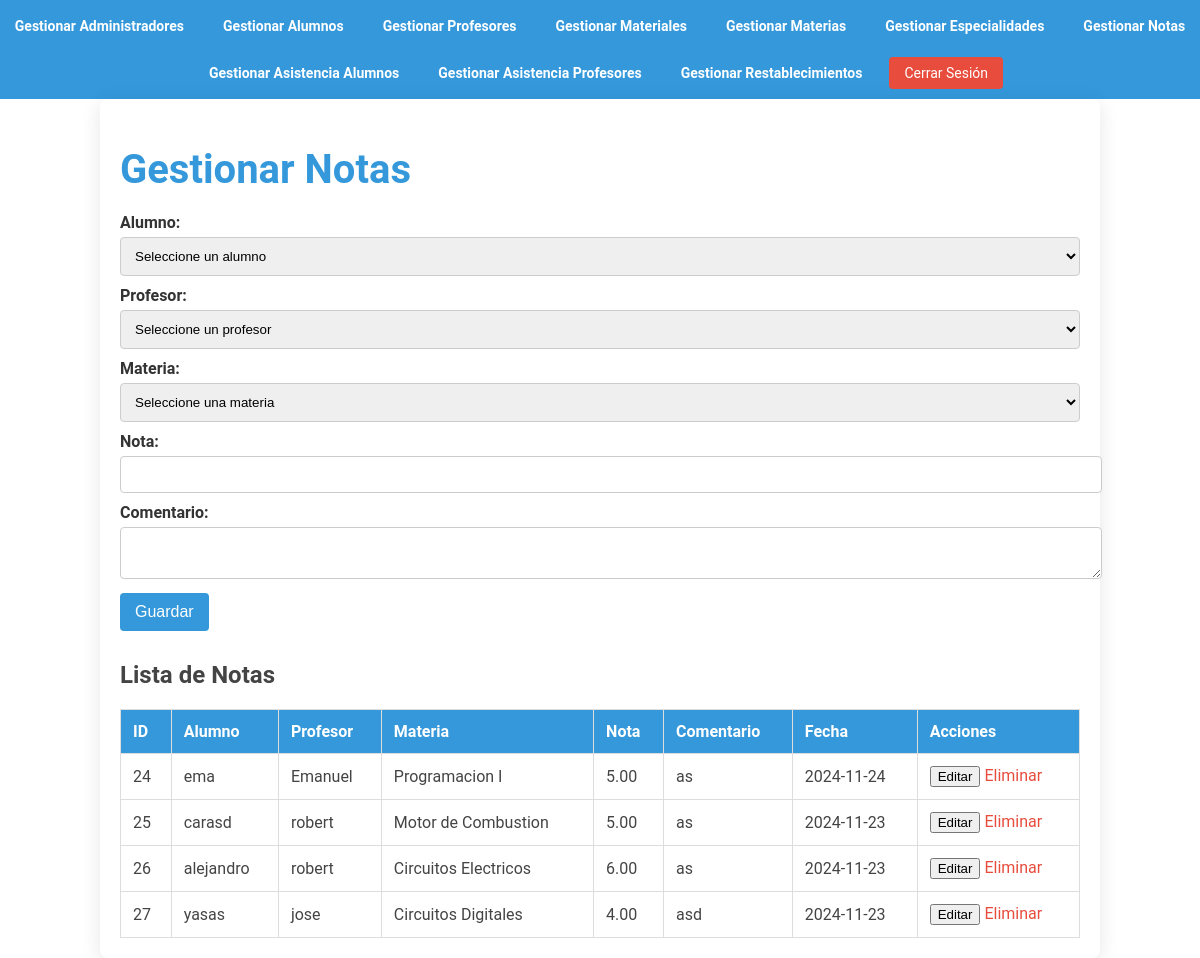
The page /manage_notas.php (signed in) on the database its author committed.
### tables this page shows
CREATE TABLE `notas` (
  `id` int(11) NOT NULL,
  `alumno_id` int(11) NOT NULL,
  `profesor_id` int(11) NOT NULL,
  `materia_id` int(11) NOT NULL,
  `nota` decimal(5,2) NOT NULL,
  `comentario` text DEFAULT NULL,
  `fecha` date NOT NULL
);

CREATE TABLE `alumnos` (
  `id` int(11) NOT NULL,
  `nombre` varchar(100) DEFAULT NULL,
  `apellido` varchar(100) DEFAULT NULL,
  `dni` varchar(20) DEFAULT NULL,
  `especialidad_id` int(11) DEFAULT NULL,
  `año` int(11) DEFAULT NULL,
  `materia_id` int(11) DEFAULT NULL,
  `fecha_nacimiento` date DEFAULT NULL,
  `username` varchar(100) DEFAULT NULL,
  `password` varchar(255) DEFAULT NULL,
  `email` varchar(100) DEFAULT NULL,
  `user_type` enum('alumno') NOT NULL DEFAULT 'alumno'
);

CREATE TABLE `profesores` (
  `id` int(11) NOT NULL,
  `nombre` varchar(255) NOT NULL,
  `username` varchar(50) NOT NULL,
  `password` varchar(255) NOT NULL,
  `email` varchar(100) NOT NULL,
  `user_type` enum('profesor') NOT NULL DEFAULT 'profesor',
  `especialidad_id` int(11) DEFAULT NULL,
  `materia_id` int(11) DEFAULT NULL,
  `apellido` varchar(255) NOT NULL,
  `dni` char(8) NOT NULL,
  `año` tinyint(1) NOT NULL,
  `fecha_nacimiento` date DEFAULT NULL
);

CREATE TABLE `materias` (
  `id` int(11) NOT NULL,
  `nombre` varchar(100) NOT NULL,
  `especialidad_id` int(11) DEFAULT NULL
);

### manage_notas.php (the view, shortened to what this page needs)
<?php
include 'config.php';
$sql = "
    SELECT
        notas.*,
        alumnos.nombre AS alumno_nombre,
        profesores.nombre AS profesor_nombre,
        materias.nombre AS materia_nombre
    FROM
        notas
    LEFT JOIN
        alumnos ON notas.alumno_id = alumnos.id
    LEFT JOIN
        profesores ON notas.profesor_id = profesores.id
    LEFT JOIN
        materias ON notas.materia_id = materias.id
";
$notas_result = $conn->query($sql);
?>
<!DOCTYPE html>
<html lang="es">
<head>
    <link rel="stylesheet" href="css/gestion_notas.css">
</head>
<body>
    <header>
        <nav>
        <a href="manage_users.php">Gestionar Administradores</a>
            <a href="manage_alumnos.php">Gestionar Alumnos</a>
            <a href="manage_profesores.php">Gestionar Profesores</a>
            <a href="manage_materiales.php">Gestionar Materiales</a>
            <a href="manage_materias.php">Gestionar Materias</a>
            <a href="manage_especialidades.php">Gestionar Especialidades</a>
            <a href="manage_notas.php">Gestionar Notas</a>
            <a href="manage_asistencia_alumnos.php">Gestionar Asistencia Alumnos</a>
            <a href="manage_asistencia_profesores.php">Gestionar Asistencia Profesores</a>
            <a href="manage_password_resets.php">Gestionar Restablecimientos</a>
            <a href="logout.php" class="btn">Cerrar Sesión</a>
        </nav>
    </header>
    <div class="container">
        <h1>Gestionar Notas</h1>
        <form action="manage_notas.php" method="post">
            <label>Alumno:</label>
            <select name="alumno_id" id="alumno_id" required>
                <option value="">Seleccione un alumno</option>
            </select>
            <label>Profesor:</label>
            <select name="profesor_id" id="profesor_id" required>
                <option value="">Seleccione un profesor</option>
            </select>
            <label>Materia:</label>
            <select name="materia_id" id="materia_id" required>
                <option value="">Seleccione una materia</option>
            </select>
            <label>Nota:</label>
            <input type="number" step="0.01" name="nota" id="nota" required>
            <label>Comentario:</label>
            <textarea type="comentario"name="comentario" id="comentario"></textarea>
            <button type="submit">Guardar</button>
        </form>
        <h2>Lista de Notas</h2>
        <table>
            <thead>
                <tr>
                    <th>ID</th>
                    <th>Alumno</th>
                    <th>Profesor</th>
                    <th>Materia</th>
                    <th>Nota</th>
                    <th>Comentario</th>
                    <th>Fecha</th>
                    <th>Acciones</th>
                </tr>
            </thead>
            <tbody>
                <?php while ($row = $notas_result->fetch_assoc()): ?>
                <tr>
                    <td><?php echo $row['id']; ?></td>
                    <td><?php echo htmlspecialchars($row['alumno_nombre']); ?></td>
                    <td><?php echo htmlspecialchars($row['profesor_nombre']); ?></td>
                    <td><?php echo htmlspecialchars($row['materia_nombre']); ?></td>
                    <td><?php echo htmlspecialchars($row['nota']); ?></td>
                    <td><?php echo htmlspecialchars($row['comentario']); ?></td>
                    <td><?php echo htmlspecialchars($row['fecha']); ?></td>
                    <td>
                        <button onclick="editNota(<?php echo htmlspecialchars(json_encode($row)); ?>)">Editar</button>
                        <a href="manage_notas.php?delete_id=<?php echo $row['id']; ?>" onclick="return confirm('¿Estás seguro de que deseas eliminar esta nota?');">Eliminar</a>
                    </td>
                </tr>
                <?php endwhile; ?>
            </tbody>
        </table>
    </div>
</body>
</html>

### css/gestion_notas.css (style rules this page uses)
body { font-family: 'Roboto', sans-serif; background-color: #ffffff; color: #444; margin: 0; padding: 0; }
.container { width: 80%; margin: 0 auto; padding: 20px; background-color: #fff; border-radius: 8px; box-shadow: 0 4px 20px rgba(0, 0, 0, 0.1); }
h1 { color: #3498db; font-size: 2.5em; margin-bottom: 20px; }
form { margin-bottom: 30px; }
form label { display: block; margin-top: 10px; font-weight: bold; color: #333; }
form input[type="text"], form input[type="password"], form input[type="email"], form input[type="number"], form input[type="date"], form textarea[type="comentario"], form select { width: 100%; padding: 10px; margin-top: 5px; border: 1px solid #ccc; border-radius: 4px; }
form button { background-color: #3498db; color: white; border: none; padding: 10px 15px; margin-top: 10px; border-radius: 4px; cursor: pointer; font-size: 1em; transition: background-color 0.3s; }
table { width: 100%; border-collapse: collapse; margin-top: 20px; }
table, th, td { border: 1px solid #ddd; }
th, td { padding: 12px; text-align: left; }
th { background-color: #3498db; color: white; }
td a { text-decoration: none; color: #3498db; }
td a:last-child { color: #e74c3c; }
header { background-color: #3498db; padding: 10px 0; }
nav { display: flex; justify-content: center; align-items: center; gap: 15px; flex-wrap: wrap; }
nav a { color: #ffffff; text-decoration: none; font-size: 14px; font-weight: bold; padding: 8px 12px; border-radius: 4px; transition: background-color 0.3s, color 0.3s; }
nav a.btn { background-color: #e74c3c; color: #fff; padding: 8px 15px; border: none; font-weight: normal; }

### rows shown on the page
notas: id "24", alumno.nombre "ema", profesor.nombre "Emanuel", materia.nombre "Programacion I", nota "5.00", comentario "as", fecha "2024-11-24"
notas: id "25", alumno.nombre "carasd", profesor.nombre "robert", materia.nombre "Motor de Combustion", nota "5.00", comentario "as", fecha "2024-11-23"
notas: id "26", alumno.nombre "alejandro", profesor.nombre "robert", materia.nombre "Circuitos Electricos", nota "6.00", comentario "as", fecha "2024-11-23"
notas: id "27", alumno.nombre "yasas", profesor.nombre "jose", materia.nombre "Circuitos Digitales", nota "4.00", comentario "asd", fecha "2024-11-23"
